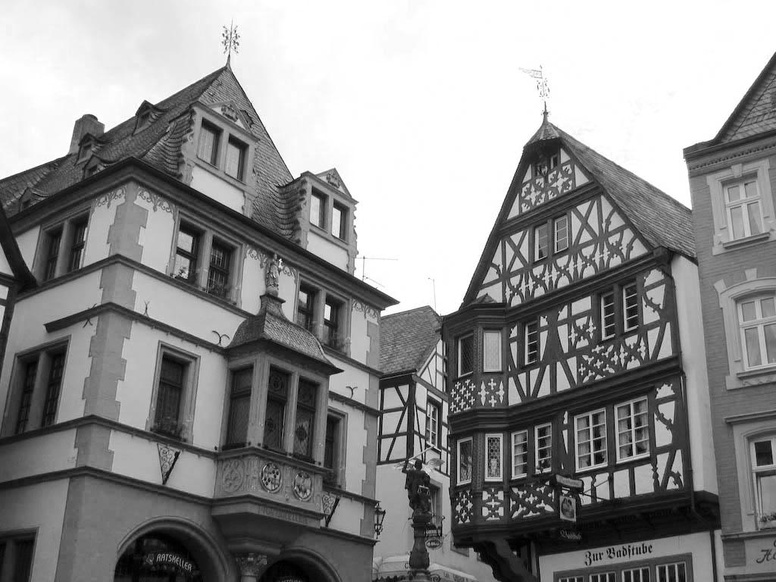
#> input picture Class/HistogramEq_SpatialFiltering/germanOtsuWiki.jpg, 776 x 582 px, shrunk from 1024 x 768 before the run
$ jupyter execute --allow-errors OtsuDemo.ipynb   (shell and % lines are left out)
#> lines starting #> are read from the running program, lines starting #| are printed output that depends on the picture; after the words box and inside, x2 and y2 are one past the last pixel; in counts of white or black regions, pixels touching at a corner belong together
# Otsu thresholding.
Joshua Stough
DIP

Short example demonstrating Otsu's method for image foreground
background thresholding. Simply put, the goal is to choose the
threshold that maximizes the between class variance.
Ref: Gonzalez/Woods, DIP. Section 10.3
[Wiki](https://en.wikipedia.org/wiki/Otsu%27s_method)

[cell 1]
import matplotlib.pyplot as plt
import numpy as np

[cell 2]
#I = plt.imread('rice.png') #Popular example image
I = plt.imread('germanOtsuWiki.jpg') #Wiki example
#> I is the input picture: shape (582, 776); min 0, max 255, mean 141.3
#I = plt.imread('underExposed.jpg')


#If it's a multi-channel image, try to get it in [0,255]
if (len(I.shape) > 2):
    Ig = 0.2989 * I[..., 0] + 0.5870 * I[..., 1] + 0.1140 * I[..., 2]
    I = Ig

    I = I/I.ravel().max()
    I = 255*I
    I = np.round(I)
    I[I>255] = 255
    I = I.copy().astype('uint8')

[cell 3]
#Using the nomenclature of the book:
hist, bins = np.histogram(I.ravel(), np.arange(257))
#> hist = 256 values, max 73273 at index 255, min 40 at index 222, mean 1764.2; bins = 257 values from 0 to 256

p = hist/sum(hist)  #probability density, 10-48
#> p = 256 values, max 0.162 at index 255, min 8.86e-05 at index 222, mean 0.00391
P_1 = np.cumsum(p)    #cumulative sum 10-49
#> P_1 = 256 values from 0.000226 to 1

#intermediate, intensity times prob, i*p_i
ip = np.multiply(bins[:-1], p)
#> ip = 256 values, max 41.37 at index 255, min 0 at index 0, mean 0.552

#m(k), the cumulative mean up to k, for all k. 10-53
mk = np.cumsum(ip)
#> mk = 256 values from 0 to 141.3

#m_G, global mean intensity, 10-54
#should be equivalent to I.ravel().mean()
m_G = ip.sum()
#> m_G = 141.3

#We're going to compute the between class variance
#as a function of every possible threshold value.
numerator = np.square(m_G*P_1 - mk)
#> numerator = 256 values, max 1310.3 at index 141, min 3.23e-27 at index 255, mean 820.5
denom = np.multiply(P_1, 1.0 - P_1)
#> denom = 256 values, max 0.25 at index 129, min -2.22e-16 at index 255, mean 0.183

#This would possibly allow division by zero.
#sig_B = np.divide(numerator, denom)
#so

sig_B = np.zeros(len(mk))
#> sig_B = 256 values from 0 to 0
eps = np.finfo(float).eps #pretty much zero
#10-62
sig_B[denom > eps] = np.divide(numerator[denom>eps], denom[denom>eps])


#Get the max
opt = np.argmax(sig_B)
#> opt = 153

f, ax = plt.subplots(1,4, figsize=(15,3))

ax[0].imshow(I, cmap = 'gray')
ax[0].set_title('Original Image')

ax[1].bar(bins[:-1], hist)
ax[1].set_title('Image Histogram')

ax[2].plot(bins[:-1], sig_B)
ax[2].set_title('Inter-Class Variance')

F = I>opt #Which pixels are above the threshold.
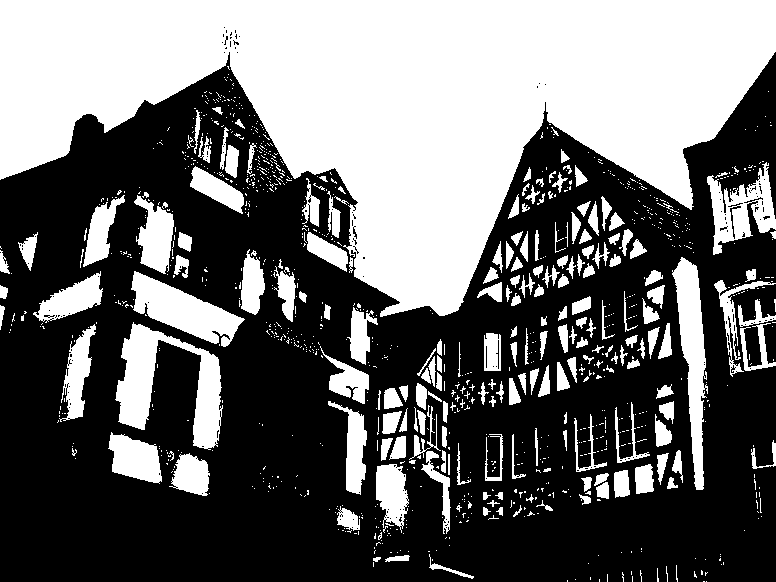
#> F: shape (582, 776) bool; 41.9% white; 1106 white regions (903 under 20 px), largest, box (x1, y1, x2, y2) and area: (0, 0, 776, 317) 129239, (115, 322, 223, 450) 5611, (672, 257, 708, 490) 3904
ax[3].imshow(F.astype(float))
ax[3].set_title('Threshold=%d' % opt)


#Compute the separability, eta. 10-61
sig_G = np.multiply(np.square(bins[:-1]-m_G), p).sum()  #10-58
#> sig_G = 6786.1
etaOpt = sig_B[opt]/sig_G   #10-61
#> etaOpt = 0.783


#Image with just foreground.
If = I.copy()
If[~F] = 0
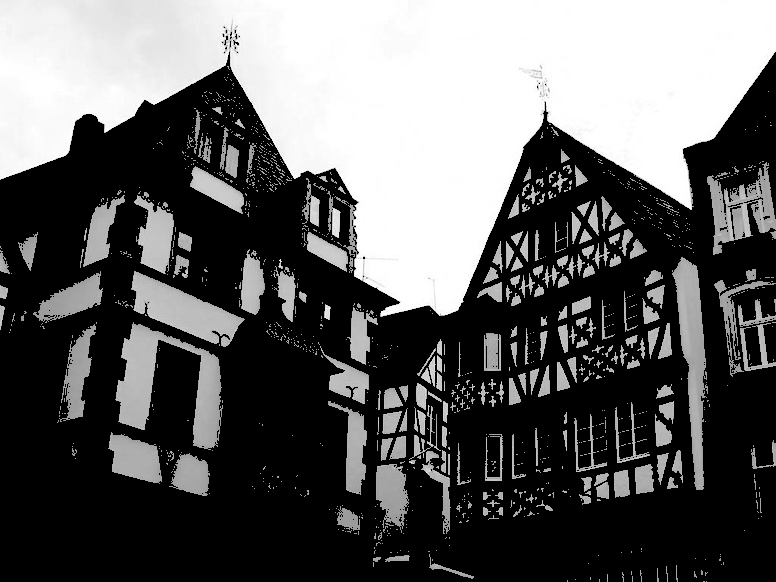
#> If: shape (582, 776); min 0, max 255, mean 95.2

f, ax2 = plt.subplots(1,2, figsize=(10,5), sharex=True, sharey=True)
ax2[0].imshow(I, cmap = 'gray')
ax2[0].set_title('Original Image')

ax2[1].imshow(If, cmap = 'gray')
ax2[1].set_title('Foreground Image\nSeparability %5.3f' % etaOpt)
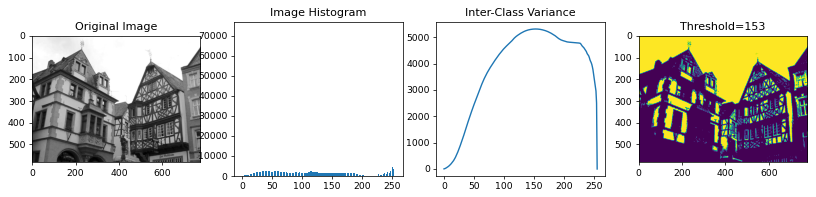
#> figure drawn by matplotlib, 4 panels; panel 2: tallest bar 73273 high, from x = 254.6 to 255.4; panel 3: curve peaks at x = 153, y = 5312.4
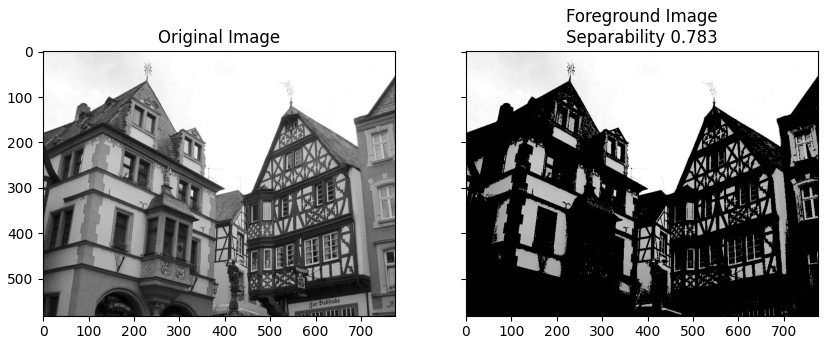
#> figure drawn by matplotlib, 2 panels

[cell 4]
import scipy.ndimage as spi
# [5 lines of commented-out code are left out]

[cell 5]
weights = np.ones((3,3,3))
weights[1] = np.zeros((3,3))
weights[0] = np.zeros((3,3))

#> (a cell that did not finish here is left out)

[cell 7]
h = np.array([[-1,0,-1],[-2,0,2],[-1,0,1]])
H = np.stack([h,h,h])

[cell 8]
I = plt.imread('canyon.jpg').astype(float)
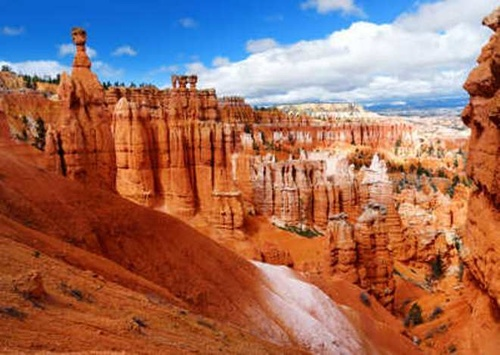
#> input picture Class/HistogramEq_SpatialFiltering/canyon.jpg, 500 x 355 px, shrunk from 660 x 469 before the run
#> I: shape (355, 500, 3) float64
I = I-I.min()
I = I/I.max()

[cell 9]
Im = I[...,0]
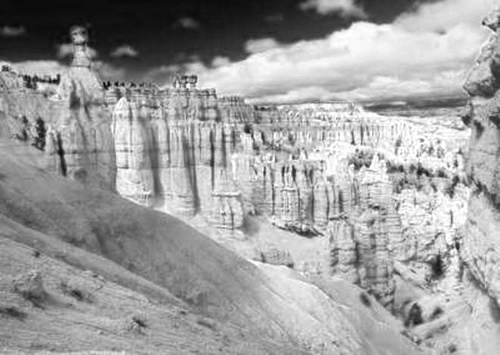
#> Im: shape (355, 500) float64; min 0.0118, max 1, mean 0.62
fig, ax = plt.subplots(1,4,sharex=True, sharey=True, figsize=(20,20))
gx = spi.correlate(Im,h)
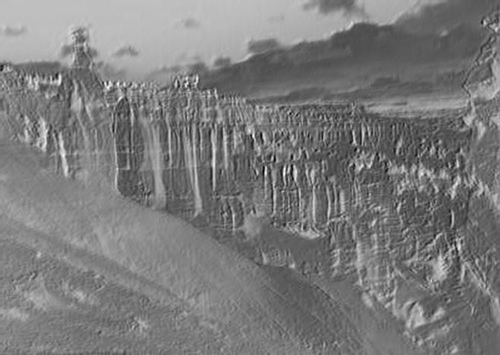
#> gx: shape (355, 500) float64; min -3.31, max 0.965, mean -1.24; drawn with min black and max white
ax[0].imshow(gx, cmap ="hot")
gy = spi.correlate(Im,h.T)
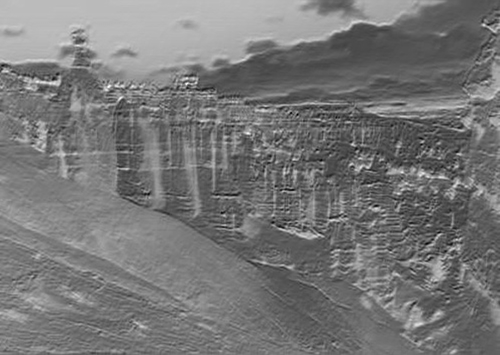
#> gy: shape (355, 500) float64; min -3.19, max 1.01, mean -1.23; drawn with min black and max white
ax[1].imshow(gy, cmap ="hot")
gm = gy**2 + gx**2
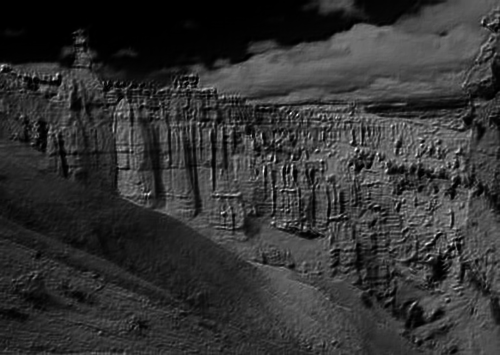
#> gm: shape (355, 500) float64; min 3.08e-05, max 17.65, mean 3.61; drawn with min black and max white
ax[2].imshow(gm, cmap ="hot")
ax[3].imshow(Im)

[cell 10]
I = plt.imread('b.jpg')
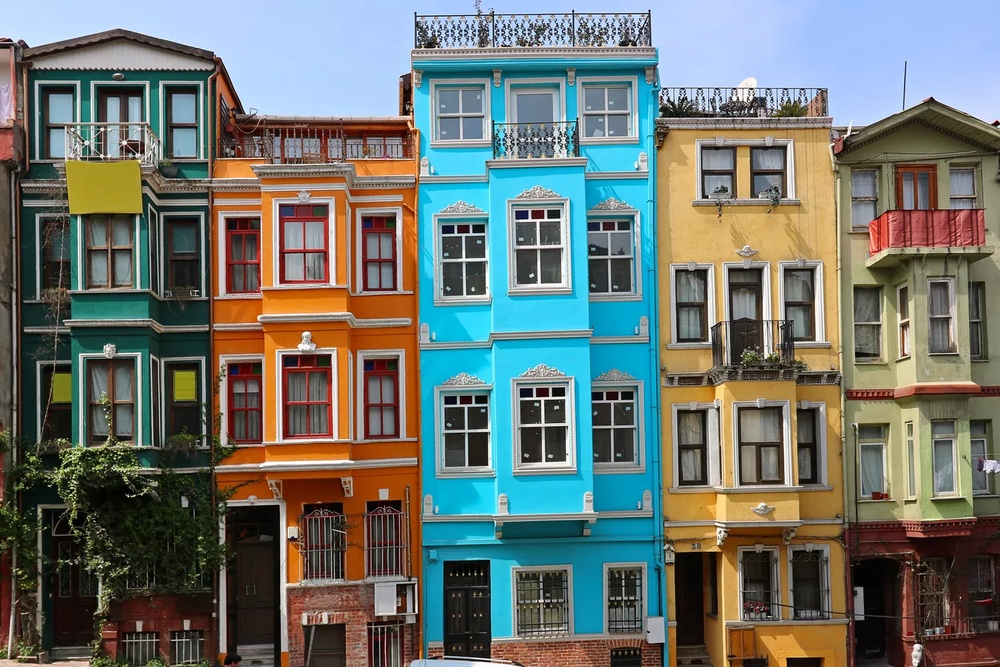
#> input picture Class/HistogramEq_SpatialFiltering/b.jpg, 1000 x 667 px, shrunk from 1320 x 880 before the run
#> I is the input picture: shape (667, 1000, 3); mean R, G, B 109.4, 115.8, 110
